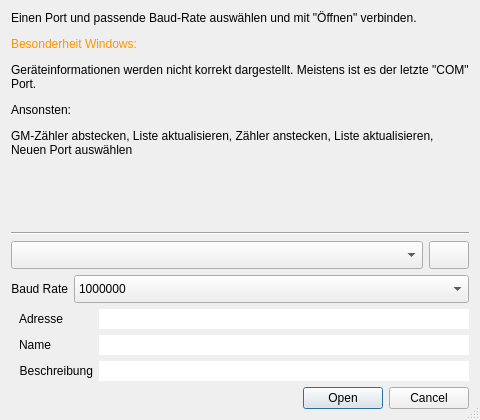
<?xml version="1.0" encoding="UTF-8"?>
<ui version="4.0">
 <class>Dialog</class>
 <widget class="QDialog" name="Dialog">
  <property name="geometry">
   <rect>
    <x>0</x>
    <y>0</y>
    <width>480</width>
    <height>420</height>
   </rect>
  </property>
  <property name="sizePolicy">
   <sizepolicy hsizetype="Preferred" vsizetype="Preferred">
    <horstretch>0</horstretch>
    <verstretch>0</verstretch>
   </sizepolicy>
  </property>
  <property name="minimumSize">
   <size>
    <width>380</width>
    <height>0</height>
   </size>
  </property>
  <property name="windowTitle">
   <string>Verbindung herstellen</string>
  </property>
  <property name="sizeGripEnabled">
   <bool>true</bool>
  </property>
  <layout class="QGridLayout" name="gridLayout">
   <item row="8" column="0">
    <widget class="QDialogButtonBox" name="buttonBox">
     <property name="focusPolicy">
      <enum>Qt::FocusPolicy::StrongFocus</enum>
     </property>
     <property name="orientation">
      <enum>Qt::Orientation::Horizontal</enum>
     </property>
     <property name="standardButtons">
      <set>QDialogButtonBox::StandardButton::Cancel|QDialogButtonBox::StandardButton::Open</set>
     </property>
    </widget>
   </item>
   <item row="0" column="0">
    <widget class="QLabel" name="label_5">
     <property name="sizePolicy">
      <sizepolicy hsizetype="Preferred" vsizetype="Preferred">
       <horstretch>0</horstretch>
       <verstretch>0</verstretch>
      </sizepolicy>
     </property>
     <property name="text">
      <string>&lt;html&gt;&lt;head/&gt;&lt;body&gt;&lt;p&gt;Einen Port und passende Baud-Rate auswählen und mit &amp;quot;Öffnen&amp;quot; verbinden. &lt;/p&gt;&lt;p&gt;&lt;span style=&quot; color:#ff9300;&quot;&gt;Besonderheit Windows:&lt;/span&gt;&lt;/p&gt;&lt;p&gt;Geräteinformationen werden nicht korrekt dargestellt. Meistens ist es der letzte &amp;quot;COM&amp;quot; Port. &lt;/p&gt;&lt;p&gt;Ansonsten: &lt;/p&gt;&lt;p&gt;GM-Zähler abstecken, Liste aktualisieren, Zähler anstecken, Liste aktualisieren, &lt;br/&gt;Neuen Port auswählen&lt;/p&gt;&lt;/body&gt;&lt;/html&gt;</string>
     </property>
     <property name="textFormat">
      <enum>Qt::TextFormat::RichText</enum>
     </property>
     <property name="wordWrap">
      <bool>true</bool>
     </property>
    </widget>
   </item>
   <item row="3" column="0">
    <layout class="QVBoxLayout" name="verticalLayout">
     <item>
      <layout class="QHBoxLayout" name="horizontalLayout">
       <property name="spacing">
        <number>-1</number>
       </property>
       <item>
        <widget class="QComboBox" name="comboSerial">
         <property name="sizePolicy">
          <sizepolicy hsizetype="Expanding" vsizetype="Minimum">
           <horstretch>0</horstretch>
           <verstretch>0</verstretch>
          </sizepolicy>
         </property>
         <property name="toolTip">
          <string>&lt;html&gt;&lt;head/&gt;&lt;body&gt;&lt;p&gt;Kommunikation mit dem Arduino erfolgt über die serielle Schnittstelle. &lt;/p&gt;&lt;p&gt;Wenn Arduino nicht erkannt wird, die Verbindung prüfen und evtl. Treiber installieren.&lt;/p&gt;&lt;/body&gt;&lt;/html&gt;</string>
         </property>
         <property name="placeholderText">
          <string>Bitte Seriellen Port auswählen</string>
         </property>
         <property name="frame">
          <bool>true</bool>
         </property>
        </widget>
       </item>
       <item>
        <widget class="QPushButton" name="buttonRefreshSerial">
         <property name="sizePolicy">
          <sizepolicy hsizetype="Minimum" vsizetype="Minimum">
           <horstretch>0</horstretch>
           <verstretch>0</verstretch>
          </sizepolicy>
         </property>
         <property name="toolTip">
          <string>Die Liste der Ports aktualisieren</string>
         </property>
         <property name="text">
          <string/>
         </property>
         <property name="icon">
          <iconset theme="QIcon::ThemeIcon::ViewRefresh"/>
         </property>
        </widget>
       </item>
      </layout>
     </item>
     <item>
      <layout class="QHBoxLayout" name="horizontalLayout_3">
       <item>
        <widget class="QLabel" name="label_4">
         <property name="sizePolicy">
          <sizepolicy hsizetype="Preferred" vsizetype="Minimum">
           <horstretch>0</horstretch>
           <verstretch>0</verstretch>
          </sizepolicy>
         </property>
         <property name="text">
          <string>Baud Rate</string>
         </property>
         <property name="alignment">
          <set>Qt::AlignmentFlag::AlignRight|Qt::AlignmentFlag::AlignTrailing|Qt::AlignmentFlag::AlignVCenter</set>
         </property>
        </widget>
       </item>
       <item>
        <widget class="QComboBox" name="comboBox">
         <property name="sizePolicy">
          <sizepolicy hsizetype="Expanding" vsizetype="Minimum">
           <horstretch>0</horstretch>
           <verstretch>0</verstretch>
          </sizepolicy>
         </property>
         <property name="currentIndex">
          <number>12</number>
         </property>
         <item>
          <property name="text">
           <string>2400</string>
          </property>
         </item>
         <item>
          <property name="text">
           <string>4800</string>
          </property>
         </item>
         <item>
          <property name="text">
           <string>9600</string>
          </property>
         </item>
         <item>
          <property name="text">
           <string>14400</string>
          </property>
         </item>
         <item>
          <property name="text">
           <string>19200</string>
          </property>
         </item>
         <item>
          <property name="text">
           <string>38400</string>
          </property>
         </item>
         <item>
          <property name="text">
           <string>57600</string>
          </property>
         </item>
         <item>
          <property name="text">
           <string>115200</string>
          </property>
         </item>
         <item>
          <property name="text">
           <string>230400</string>
          </property>
         </item>
         <item>
          <property name="text">
           <string>460800</string>
          </property>
         </item>
         <item>
          <property name="text">
           <string>500000</string>
          </property>
         </item>
         <item>
          <property name="text">
           <string>921600</string>
          </property>
         </item>
         <item>
          <property name="text">
           <string>1000000</string>
          </property>
         </item>
         <item>
          <property name="text">
           <string>2000000</string>
          </property>
         </item>
        </widget>
       </item>
      </layout>
     </item>
    </layout>
   </item>
   <item row="2" column="0">
    <widget class="Line" name="line">
     <property name="orientation">
      <enum>Qt::Orientation::Horizontal</enum>
     </property>
    </widget>
   </item>
   <item row="5" column="0">
    <layout class="QFormLayout" name="formLayout">
     <property name="sizeConstraint">
      <enum>QLayout::SizeConstraint::SetDefaultConstraint</enum>
     </property>
     <property name="fieldGrowthPolicy">
      <enum>QFormLayout::FieldGrowthPolicy::ExpandingFieldsGrow</enum>
     </property>
     <property name="leftMargin">
      <number>8</number>
     </property>
     <item row="0" column="0">
      <widget class="QLabel" name="label">
       <property name="text">
        <string>Adresse</string>
       </property>
       <property name="alignment">
        <set>Qt::AlignmentFlag::AlignRight|Qt::AlignmentFlag::AlignTrailing|Qt::AlignmentFlag::AlignVCenter</set>
       </property>
      </widget>
     </item>
     <item row="0" column="1">
      <widget class="QLineEdit" name="device_address">
       <property name="enabled">
        <bool>true</bool>
       </property>
       <property name="sizePolicy">
        <sizepolicy hsizetype="Expanding" vsizetype="Fixed">
         <horstretch>0</horstretch>
         <verstretch>0</verstretch>
        </sizepolicy>
       </property>
       <property name="cursor">
        <cursorShape>ArrowCursor</cursorShape>
       </property>
       <property name="mouseTracking">
        <bool>false</bool>
       </property>
       <property name="contextMenuPolicy">
        <enum>Qt::ContextMenuPolicy::NoContextMenu</enum>
       </property>
       <property name="autoFillBackground">
        <bool>false</bool>
       </property>
       <property name="text">
        <string notr="true"/>
       </property>
       <property name="frame">
        <bool>false</bool>
       </property>
       <property name="readOnly">
        <bool>true</bool>
       </property>
      </widget>
     </item>
     <item row="1" column="0">
      <widget class="QLabel" name="label_2">
       <property name="text">
        <string>Name</string>
       </property>
       <property name="alignment">
        <set>Qt::AlignmentFlag::AlignRight|Qt::AlignmentFlag::AlignTrailing|Qt::AlignmentFlag::AlignVCenter</set>
       </property>
      </widget>
     </item>
     <item row="1" column="1">
      <widget class="QLineEdit" name="device_name">
       <property name="enabled">
        <bool>true</bool>
       </property>
       <property name="cursor">
        <cursorShape>ArrowCursor</cursorShape>
       </property>
       <property name="frame">
        <bool>false</bool>
       </property>
       <property name="readOnly">
        <bool>true</bool>
       </property>
      </widget>
     </item>
     <item row="2" column="0">
      <widget class="QLabel" name="label_3">
       <property name="text">
        <string>Beschreibung</string>
       </property>
       <property name="alignment">
        <set>Qt::AlignmentFlag::AlignRight|Qt::AlignmentFlag::AlignTrailing|Qt::AlignmentFlag::AlignVCenter</set>
       </property>
      </widget>
     </item>
     <item row="2" column="1">
      <widget class="QLineEdit" name="device_desc">
       <property name="enabled">
        <bool>true</bool>
       </property>
       <property name="cursor">
        <cursorShape>ArrowCursor</cursorShape>
       </property>
       <property name="frame">
        <bool>false</bool>
       </property>
       <property name="readOnly">
        <bool>true</bool>
       </property>
       <property name="placeholderText">
        <string/>
       </property>
      </widget>
     </item>
    </layout>
   </item>
   <item row="1" column="0">
    <widget class="QLabel" name="status_msg">
     <property name="minimumSize">
      <size>
       <width>0</width>
       <height>20</height>
      </size>
     </property>
     <property name="text">
      <string/>
     </property>
     <property name="wordWrap">
      <bool>true</bool>
     </property>
    </widget>
   </item>
  </layout>
 </widget>
 <resources/>
 <connections>
  <connection>
   <sender>buttonBox</sender>
   <signal>rejected()</signal>
   <receiver>Dialog</receiver>
   <slot>reject()</slot>
   <hints>
    <hint type="sourcelabel">
     <x>310</x>
     <y>207</y>
    </hint>
    <hint type="destinationlabel">
     <x>286</x>
     <y>188</y>
    </hint>
   </hints>
  </connection>
  <connection>
   <sender>buttonBox</sender>
   <signal>accepted()</signal>
   <receiver>Dialog</receiver>
   <slot>accept()</slot>
   <hints>
    <hint type="sourcelabel">
     <x>333</x>
     <y>204</y>
    </hint>
    <hint type="destinationlabel">
     <x>358</x>
     <y>163</y>
    </hint>
   </hints>
  </connection>
 </connections>
</ui>
